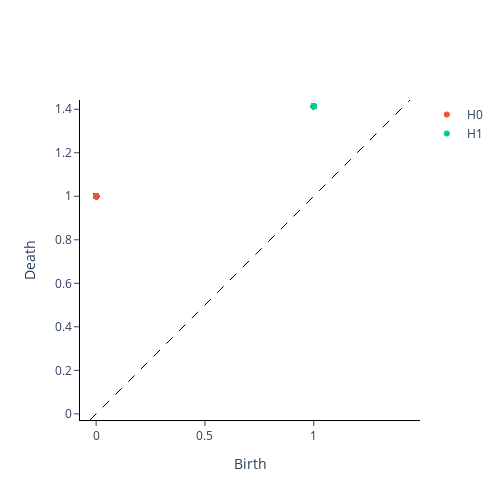

The notebook cell this image was saved under:
### Code cell
from gtda.plotting import plot_diagram

plot_diagram(diagrams_basic[0])

### Figure 1 — Plotly figure (JSON) as saved in the notebook; plotly's stock layout.template omitted (floating-point values rounded to 4 significant figures; data arrays with more than 128 entries replaced by an {"elided": "..."} marker saying what was removed)
{"data": [{"hoverinfo": "none", "line": {"color": "black", "dash": "dash", "width": 1}, "mode": "lines", "showlegend": false, "type": "scatter", "x": [-0.02828, 1.442], "y": [-0.02828, 1.442]}, {"hoverinfo": "text", "hovertext": {"elided": "4008 str values"}, "mode": "markers", "name": "H0", "type": "scatter", "x": {"elided": "4008 int values"}, "y": {"elided": "4008 int values"}}, {"hoverinfo": "text", "hovertext": {"elided": "3236 str values"}, "mode": "markers", "name": "H1", "type": "scatter", "x": {"elided": "3236 int values"}, "y": {"elided": "3236 float values"}}, {"hoverinfo": "text", "hovertext": [], "mode": "markers", "name": "H2", "type": "scatter", "x": [], "y": []}], "layout": {"height": 500, "plot_bgcolor": "white", "width": 500, "xaxis": {"autorange": false, "exponentformat": "e", "linecolor": "black", "linewidth": 1, "mirror": false, "range": [-0.02828, 1.442], "showexponent": "all", "showline": true, "side": "bottom", "ticks": "outside", "title": {"text": "Birth"}, "type": "linear", "zeroline": true}, "yaxis": {"autorange": false, "exponentformat": "e", "linecolor": "black", "linewidth": 1, "mirror": false, "range": [-0.02828, 1.442], "scaleanchor": "x", "scaleratio": 1, "showexponent": "all", "showline": true, "side": "left", "ticks": "outside", "title": {"text": "Death"}, "type": "linear", "zeroline": true}}}
